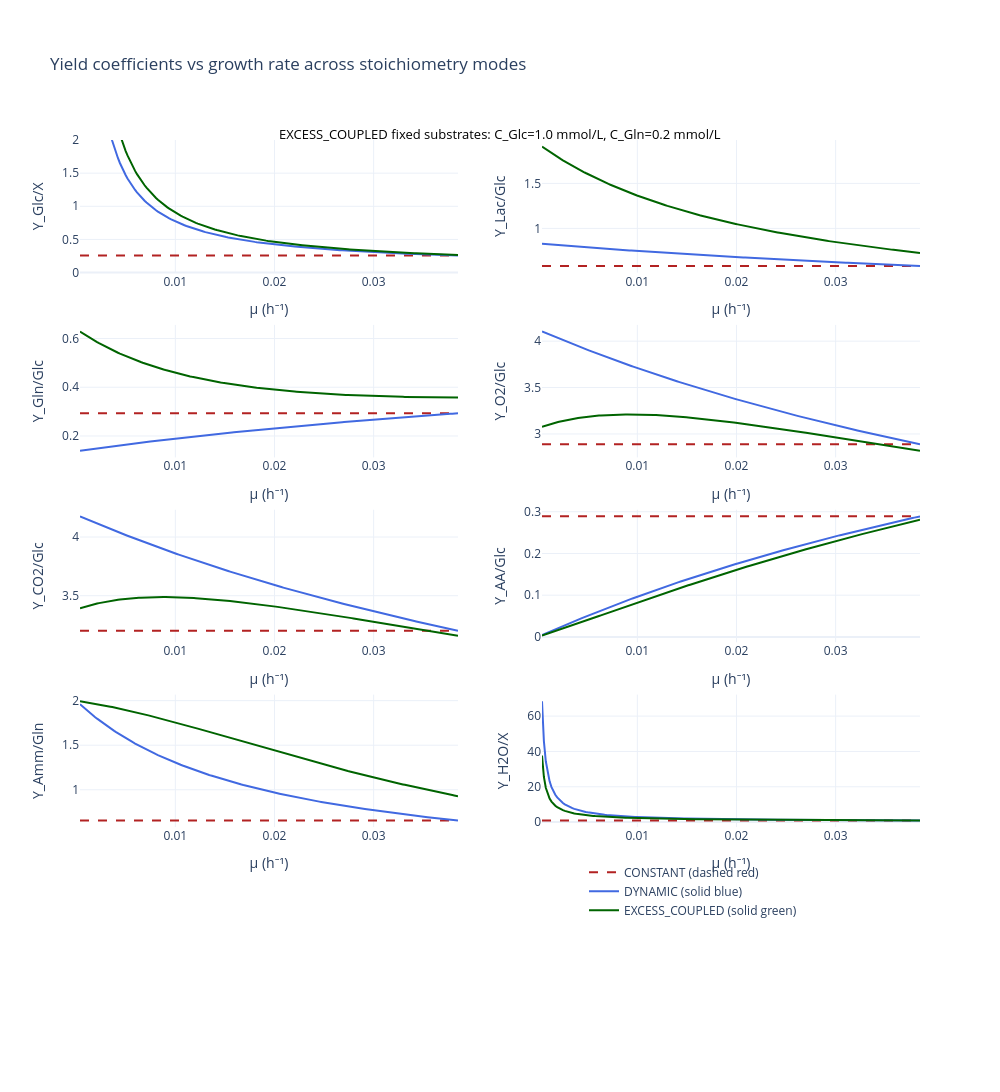

The code cell stored with this chart in its notebook:
### Markdown cell above
## 6.1 Yield Variation with mu

Plot how each yield coefficient changes across the full range of biologically relevant growth rates.

Comparison includes:
- `DYNAMIC` (mu-dependent stoichiometric recalculation)
- `EXCESS_COUPLED` (mu + substrate-dependent catabolic yield update) at fixed substrate concentrations
- `CONSTANT` baseline (horizontal dashed line)

### Code cell
mu_range = np.linspace(mu_max * 0.01, mu_max, 200)
yield_labels = [
    "Y_Glc/X", "Y_Lac/Glc", "Y_Gln/Glc", "Y_O2/Glc", "Y_CO2/Glc",
    "Y_AA/Glc", "Y_Amm/Gln", "Y_H2O/X",
]

# DYNAMIC mode yield curve (mu-dependent only)
yields_dyn_matrix = np.array([model_dyn.calculate_yields(mu) for mu in mu_range])

# EXCESS_COUPLED mode yield curve (mu + substrate-dependent catabolic yields)
C_Glc_exc_plot = 1.0
C_Gln_exc_plot = 0.2
yields_exc_matrix = np.array([
    model_exc.calculate_yields(
        mu,
        cat_yields=kin_exc.calculate_cat_yields_from_excess(mu, C_Glc_exc_plot, C_Gln_exc_plot),
    )
    for mu in mu_range
])

# CONSTANT baseline for comparison
const_yields = model_const.yields

fig = make_subplots(
    rows=5, cols=2,
    shared_xaxes=False,
)

positions = [(1,1),(1,2),(2,1),(2,2),(3,1),(3,2),(4,1),(4,2)]

for i, (label, (row, col)) in enumerate(zip(yield_labels, positions)):

    fig.add_trace(go.Scatter(
        x=mu_range, y=np.full_like(mu_range, const_yields[i]),
        mode='lines', name="CONSTANT (dashed red)",
        line=dict(color='firebrick', width=2, dash='dash'),
        showlegend=(i == 0),
    ), row=row, col=col)

    fig.add_trace(go.Scatter(
        x=mu_range, y=yields_dyn_matrix[:, i],
        mode='lines', name="DYNAMIC (solid blue)",
        line=dict(color='royalblue', width=2),
        showlegend=(i == 0),
    ), row=row, col=col)

    fig.add_trace(go.Scatter(
        x=mu_range, y=yields_exc_matrix[:, i],
        mode='lines', name="EXCESS_COUPLED (solid green)",
        line=dict(color='darkgreen', width=2),
        showlegend=(i == 0),
    ), row=row, col=col)

    fig.update_yaxes(title_text=label, row=row, col=col)

    if label == "Y_Glc/X":
        fig.update_yaxes(range=[0, 2], row=row, col=col)

fig.update_xaxes(title_text="μ (h⁻¹)")
fig.update_layout(
    title_text="Yield coefficients vs growth rate across stoichiometry modes",
    height=1900,
    width=1000,
    template="plotly_white",
    legend=dict(orientation='v', yanchor='bottom', y=0.1, xanchor='left', x=0.6),
    margin=dict(t=140),
    annotations=list(fig.layout.annotations) + [
        dict(
            text=f"EXCESS_COUPLED fixed substrates: C_Glc={C_Glc_exc_plot:.1f} mmol/L, C_Gln={C_Gln_exc_plot:.1f} mmol/L",
            x=0.5, y=1.02, xref='paper', yref='paper',
            showarrow=False, font=dict(size=13, color='black')
        )
    ],
)
fig.show()

### Figure 1 — Plotly figure (JSON) as saved in the notebook; plotly's stock layout.template omitted (floating-point values rounded to 4 significant figures; data arrays with more than 128 entries replaced by an {"elided": "..."} marker saying what was removed)
{"data": [{"line": {"color": "firebrick", "dash": "dash", "width": 2}, "mode": "lines", "name": "CONSTANT (dashed red)", "showlegend": true, "type": "scatter", "x": {"elided": "200 float values"}, "xaxis": "x", "y": {"elided": "200 float values"}, "yaxis": "y"}, {"line": {"color": "royalblue", "width": 2}, "mode": "lines", "name": "DYNAMIC (solid blue)", "showlegend": true, "type": "scatter", "x": {"elided": "200 float values"}, "xaxis": "x", "y": {"elided": "200 float values"}, "yaxis": "y"}, {"line": {"color": "darkgreen", "width": 2}, "mode": "lines", "name": "EXCESS_COUPLED (solid green)", "showlegend": true, "type": "scatter", "x": {"elided": "200 float values"}, "xaxis": "x", "y": {"elided": "200 float values"}, "yaxis": "y"}, {"line": {"color": "firebrick", "dash": "dash", "width": 2}, "mode": "lines", "name": "CONSTANT (dashed red)", "showlegend": false, "type": "scatter", "x": {"elided": "200 float values"}, "xaxis": "x2", "y": {"elided": "200 float values"}, "yaxis": "y2"}, {"line": {"color": "royalblue", "width": 2}, "mode": "lines", "name": "DYNAMIC (solid blue)", "showlegend": false, "type": "scatter", "x": {"elided": "200 float values"}, "xaxis": "x2", "y": {"elided": "200 float values"}, "yaxis": "y2"}, {"line": {"color": "darkgreen", "width": 2}, "mode": "lines", "name": "EXCESS_COUPLED (solid green)", "showlegend": false, "type": "scatter", "x": {"elided": "200 float values"}, "xaxis": "x2", "y": {"elided": "200 float values"}, "yaxis": "y2"}, {"line": {"color": "firebrick", "dash": "dash", "width": 2}, "mode": "lines", "name": "CONSTANT (dashed red)", "showlegend": false, "type": "scatter", "x": {"elided": "200 float values"}, "xaxis": "x3", "y": {"elided": "200 float values"}, "yaxis": "y3"}, {"line": {"color": "royalblue", "width": 2}, "mode": "lines", "name": "DYNAMIC (solid blue)", "showlegend": false, "type": "scatter", "x": {"elided": "200 float values"}, "xaxis": "x3", "y": {"elided": "200 float values"}, "yaxis": "y3"}, {"line": {"color": "darkgreen", "width": 2}, "mode": "lines", "name": "EXCESS_COUPLED (solid green)", "showlegend": false, "type": "scatter", "x": {"elided": "200 float values"}, "xaxis": "x3", "y": {"elided": "200 float values"}, "yaxis": "y3"}, {"line": {"color": "firebrick", "dash": "dash", "width": 2}, "mode": "lines", "name": "CONSTANT (dashed red)", "showlegend": false, "type": "scatter", "x": {"elided": "200 float values"}, "xaxis": "x4", "y": {"elided": "200 float values"}, "yaxis": "y4"}, {"line": {"color": "royalblue", "width": 2}, "mode": "lines", "name": "DYNAMIC (solid blue)", "showlegend": false, "type": "scatter", "x": {"elided": "200 float values"}, "xaxis": "x4", "y": {"elided": "200 float values"}, "yaxis": "y4"}, {"line": {"color": "darkgreen", "width": 2}, "mode": "lines", "name": "EXCESS_COUPLED (solid green)", "showlegend": false, "type": "scatter", "x": {"elided": "200 float values"}, "xaxis": "x4", "y": {"elided": "200 float values"}, "yaxis": "y4"}, {"line": {"color": "firebrick", "dash": "dash", "width": 2}, "mode": "lines", "name": "CONSTANT (dashed red)", "showlegend": false, "type": "scatter", "x": {"elided": "200 float values"}, "xaxis": "x5", "y": {"elided": "200 float values"}, "yaxis": "y5"}, {"line": {"color": "royalblue", "width": 2}, "mode": "lines", "name": "DYNAMIC (solid blue)", "showlegend": false, "type": "scatter", "x": {"elided": "200 float values"}, "xaxis": "x5", "y": {"elided": "200 float values"}, "yaxis": "y5"}, {"line": {"color": "darkgreen", "width": 2}, "mode": "lines", "name": "EXCESS_COUPLED (solid green)", "showlegend": false, "type": "scatter", "x": {"elided": "200 float values"}, "xaxis": "x5", "y": {"elided": "200 float values"}, "yaxis": "y5"}, {"line": {"color": "firebrick", "dash": "dash", "width": 2}, "mode": "lines", "name": "CONSTANT (dashed red)", "showlegend": false, "type": "scatter", "x": {"elided": "200 float values"}, "xaxis": "x6", "y": {"elided": "200 float values"}, "yaxis": "y6"}, {"line": {"color": "royalblue", "width": 2}, "mode": "lines", "name": "DYNAMIC (solid blue)", "showlegend": false, "type": "scatter", "x": {"elided": "200 float values"}, "xaxis": "x6", "y": {"elided": "200 float values"}, "yaxis": "y6"}, {"line": {"color": "darkgreen", "width": 2}, "mode": "lines", "name": "EXCESS_COUPLED (solid green)", "showlegend": false, "type": "scatter", "x": {"elided": "200 float values"}, "xaxis": "x6", "y": {"elided": "200 float values"}, "yaxis": "y6"}, {"line": {"color": "firebrick", "dash": "dash", "width": 2}, "mode": "lines", "name": "CONSTANT (dashed red)", "showlegend": false, "type": "scatter", "x": {"elided": "200 float values"}, "xaxis": "x7", "y": {"elided": "200 float values"}, "yaxis": "y7"}, {"line": {"color": "royalblue", "width": 2}, "mode": "lines", "name": "DYNAMIC (solid blue)", "showlegend": false, "type": "scatter", "x": {"elided": "200 float values"}, "xaxis": "x7", "y": {"elided": "200 float values"}, "yaxis": "y7"}, {"line": {"color": "darkgreen", "width": 2}, "mode": "lines", "name": "EXCESS_COUPLED (solid green)", "showlegend": false, "type": "scatter", "x": {"elided": "200 float values"}, "xaxis": "x7", "y": {"elided": "200 float values"}, "yaxis": "y7"}, {"line": {"color": "firebrick", "dash": "dash", "width": 2}, "mode": "lines", "name": "CONSTANT (dashed red)", "showlegend": false, "type": "scatter", "x": {"elided": "200 float values"}, "xaxis": "x8", "y": {"elided": "200 float values"}, "yaxis": "y8"}, {"line": {"color": "royalblue", "width": 2}, "mode": "lines", "name": "DYNAMIC (solid blue)", "showlegend": false, "type": "scatter", "x": {"elided": "200 float values"}, "xaxis": "x8", "y": {"elided": "200 float values"}, "yaxis": "y8"}, {"line": {"color": "darkgreen", "width": 2}, "mode": "lines", "name": "EXCESS_COUPLED (solid green)", "showlegend": false, "type": "scatter", "x": {"elided": "200 float values"}, "xaxis": "x8", "y": {"elided": "200 float values"}, "yaxis": "y8"}], "layout": {"annotations": [{"font": {"color": "black", "size": 13}, "showarrow": false, "text": "EXCESS_COUPLED fixed substrates: C_Glc=1.0 mmol/L, C_Gln=0.2 mmol/L", "x": 0.5, "xref": "paper", "y": 1.02, "yref": "paper"}], "height": 1900, "legend": {"orientation": "v", "x": 0.6, "xanchor": "left", "y": 0.1, "yanchor": "bottom"}, "margin": {"t": 140}, "title": {"text": "Yield coefficients vs growth rate across stoichiometry modes"}, "width": 1000, "xaxis": {"anchor": "y", "domain": [0, 0.45], "title": {"text": "μ (h⁻¹)"}}, "xaxis10": {"anchor": "y10", "domain": [0.55, 1], "title": {"text": "μ (h⁻¹)"}}, "xaxis2": {"anchor": "y2", "domain": [0.55, 1], "title": {"text": "μ (h⁻¹)"}}, "xaxis3": {"anchor": "y3", "domain": [0, 0.45], "title": {"text": "μ (h⁻¹)"}}, "xaxis4": {"anchor": "y4", "domain": [0.55, 1], "title": {"text": "μ (h⁻¹)"}}, "xaxis5": {"anchor": "y5", "domain": [0, 0.45], "title": {"text": "μ (h⁻¹)"}}, "xaxis6": {"anchor": "y6", "domain": [0.55, 1], "title": {"text": "μ (h⁻¹)"}}, "xaxis7": {"anchor": "y7", "domain": [0, 0.45], "title": {"text": "μ (h⁻¹)"}}, "xaxis8": {"anchor": "y8", "domain": [0.55, 1], "title": {"text": "μ (h⁻¹)"}}, "xaxis9": {"anchor": "y9", "domain": [0, 0.45], "title": {"text": "μ (h⁻¹)"}}, "yaxis": {"anchor": "x", "domain": [0.848, 1], "range": [0, 2], "title": {"text": "Y_Glc/X"}}, "yaxis10": {"anchor": "x10", "domain": [0, 0.152]}, "yaxis2": {"anchor": "x2", "domain": [0.848, 1], "title": {"text": "Y_Lac/Glc"}}, "yaxis3": {"anchor": "x3", "domain": [0.636, 0.788], "title": {"text": "Y_Gln/Glc"}}, "yaxis4": {"anchor": "x4", "domain": [0.636, 0.788], "title": {"text": "Y_O2/Glc"}}, "yaxis5": {"anchor": "x5", "domain": [0.424, 0.576], "title": {"text": "Y_CO2/Glc"}}, "yaxis6": {"anchor": "x6", "domain": [0.424, 0.576], "title": {"text": "Y_AA/Glc"}}, "yaxis7": {"anchor": "x7", "domain": [0.212, 0.364], "title": {"text": "Y_Amm/Gln"}}, "yaxis8": {"anchor": "x8", "domain": [0.212, 0.364], "title": {"text": "Y_H2O/X"}}, "yaxis9": {"anchor": "x9", "domain": [0, 0.152]}}}
